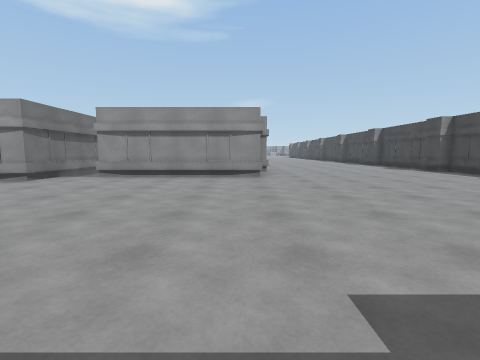
View 1 (above)

24 first-person views from a walk through a 3-D level made in the Unity game engine. The camera is 1.2 m above the floor, tilts 6° down and sees 85° across. The floor is counted in squares, 2 m on a side. Each view is taken from the middle of a square. On the plan, view 1 faces up. The plan holds only what a view shows up to about 9 squares ahead; the rest is blank. The place goes on beyond the plan. Some animated figures are not drawn. Surface patterns are stand-ins for the level's own textures.

View 2
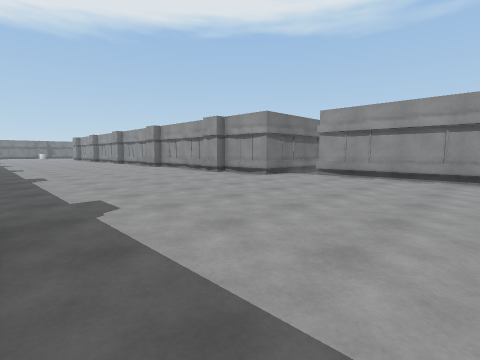

View 3
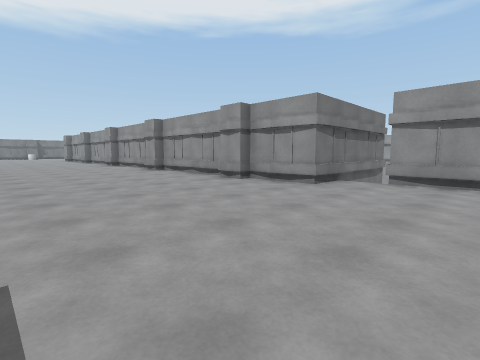

View 4
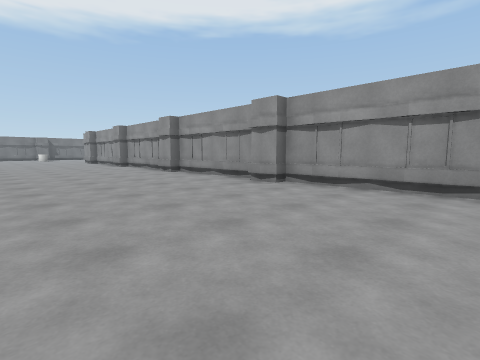

View 5
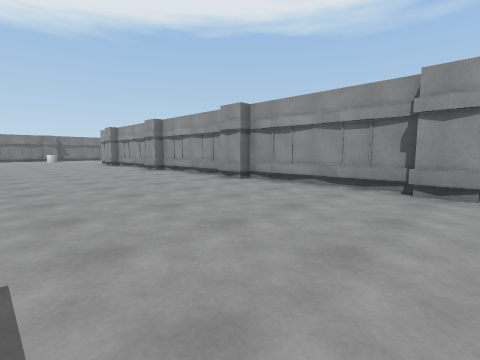

View 6
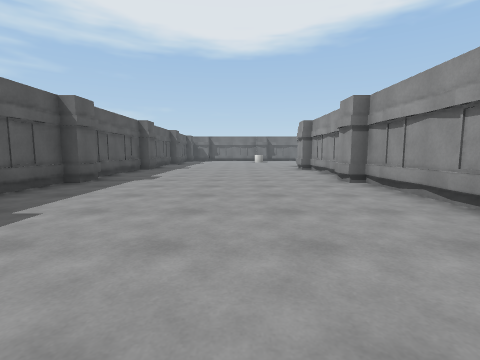

View 7
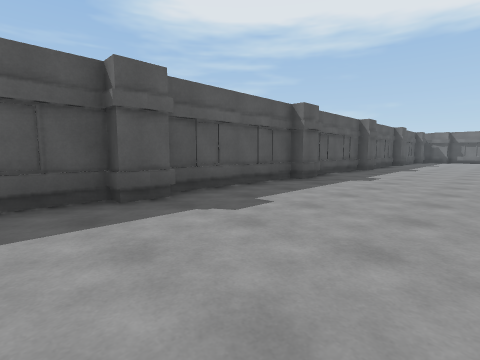

View 8
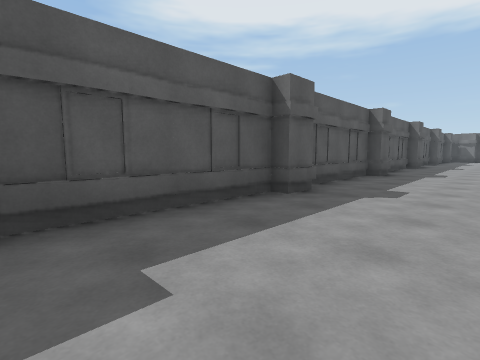

View 9
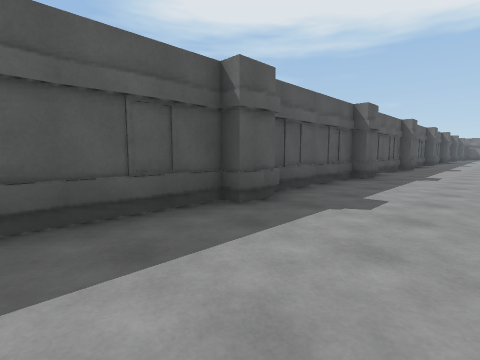

View 10
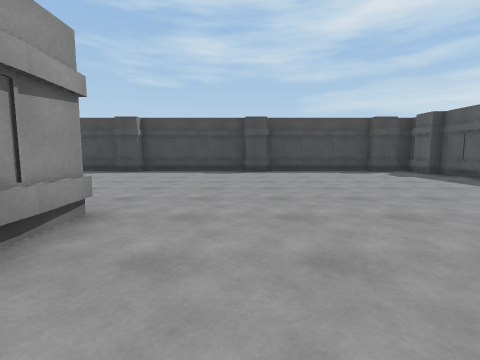

View 11
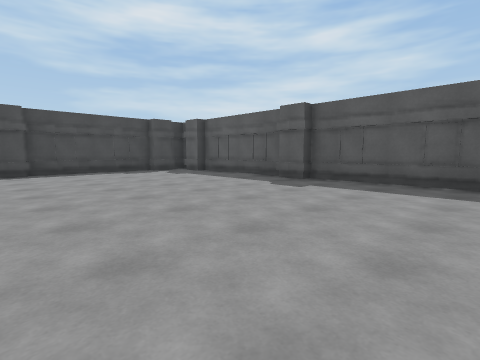

View 12
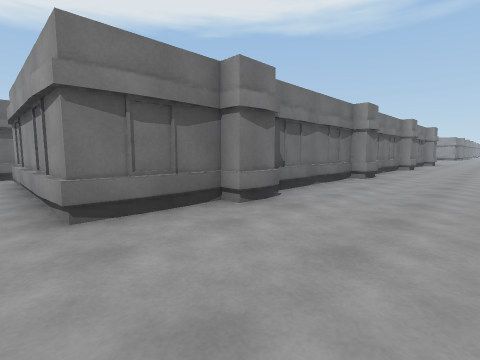

View 13
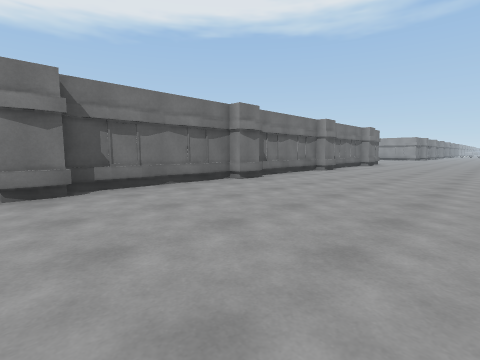

View 14
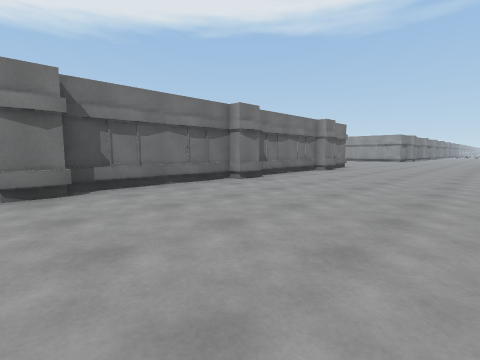

View 15
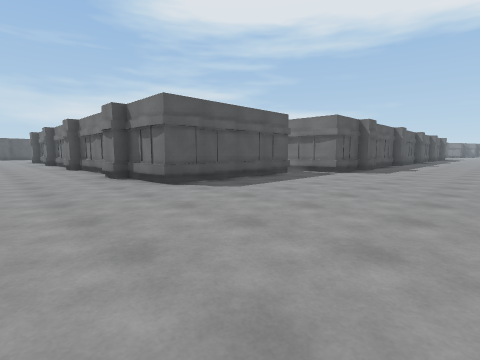

View 16
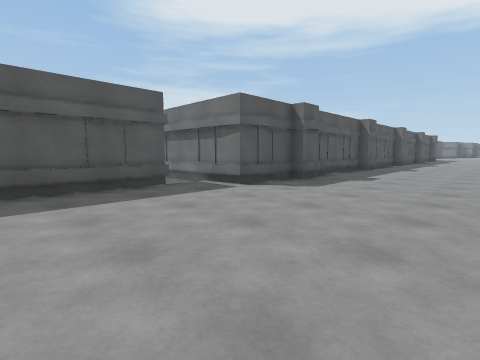

View 17
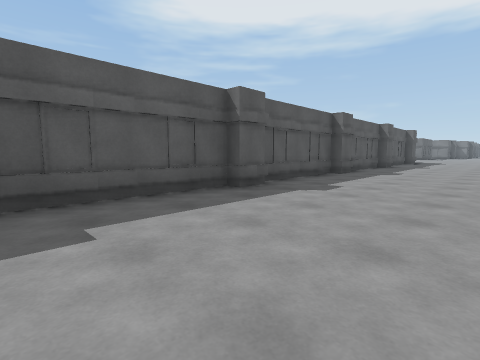

View 18
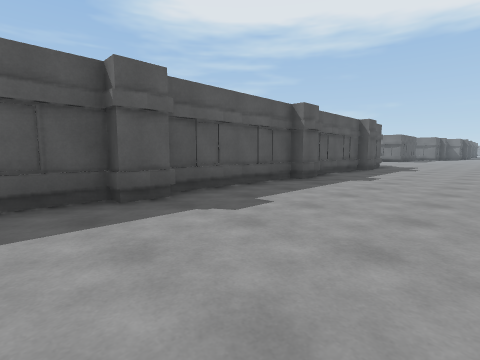

View 19
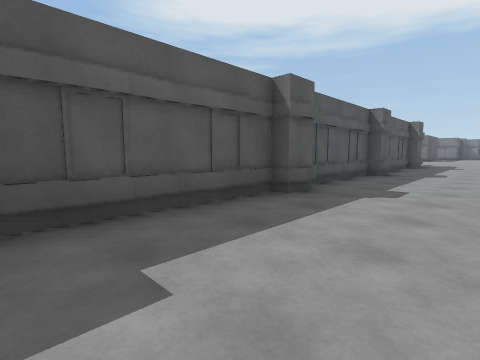

View 20
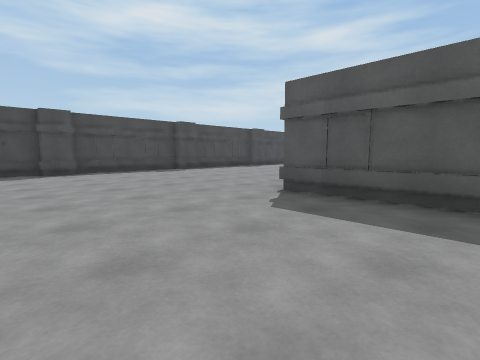

View 21
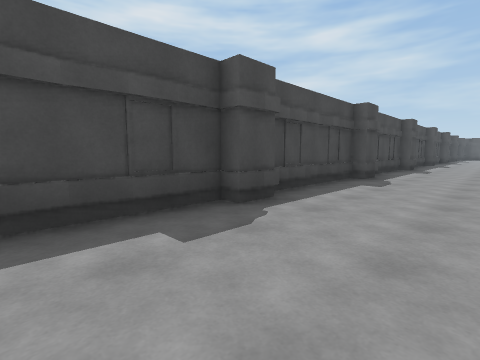

View 22
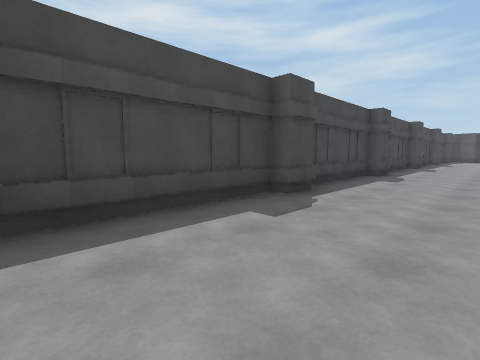

View 23
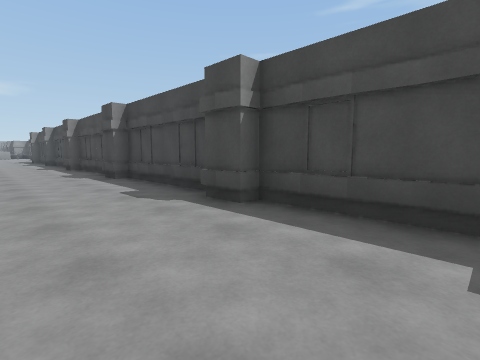

View 24
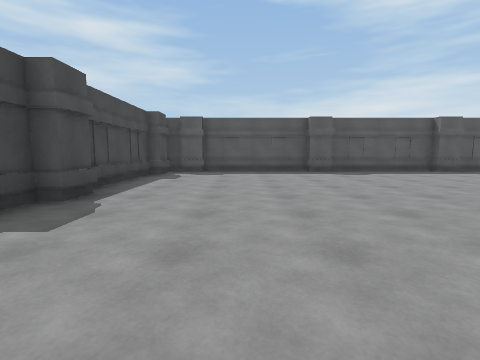

### Floor plan
Key: @ floor where view 1 was taken; . floor; B building.
Columns run from 24 left of view 1 to 7 right of it. Each row starts with its distance up from view 1.
 27   .............................B
 26 ...............................B
 25 ..............................BB
 24  B...B...B...B...B.............B
 23   BB  BBB BBB BBB BB...........B
 22                    BBBBBB......B
 21                    B    BB....BB
 20                         B......B
 19                         B......B
 18                         B......B
 17                         BB....BB
 16                         B......B
 15                         B......B
 14                         B......B
 13                          B....BB
 12                         B......B
 11                         B......
 10                    B    B......B
  9                    B     B....BB
  8                    B    B......B
  7                    BBBBBB......
  6    B  BBBBBBBBBBBBBB...........B
  5   ...B...B...B...B............BB
  4   .............................B
  3   .............................B
  2 ...............................B
  1 ...............................B
  0  B...B...B...B...B...B..@B....B
 -1   BB  BBB BBB BBB BBBBBBBBBBBBB

Positions as (right, up) in squares from view 1, and headings:
1: (0, 0), facing up
2: (0, 0), facing up-left
3: (-2, 1), facing up-left
4: (-7, 1), facing up-left
5: (-10, 1), facing up-left
6: (-13, 3), facing left
7: (-13, 3), facing down-left
8: (-11, 2), facing down-left
9: (-4, 2), facing down-left
10: (-2, 5), facing right
11: (-2, 5), facing down-right
12: (3, 6), facing up-left
13: (5, 8), facing up-left
14: (5, 12), facing up-left
15: (3, 27), facing down-left
16: (-1, 27), facing down-left
17: (-7, 27), facing down-left
18: (-13, 27), facing down-left
19: (-11, 26), facing down-left
20: (-2, 26), facing down-right
21: (4, 27), facing down-right
22: (4, 20), facing down-right
23: (4, 14), facing up-right
24: (4, 8), facing down
